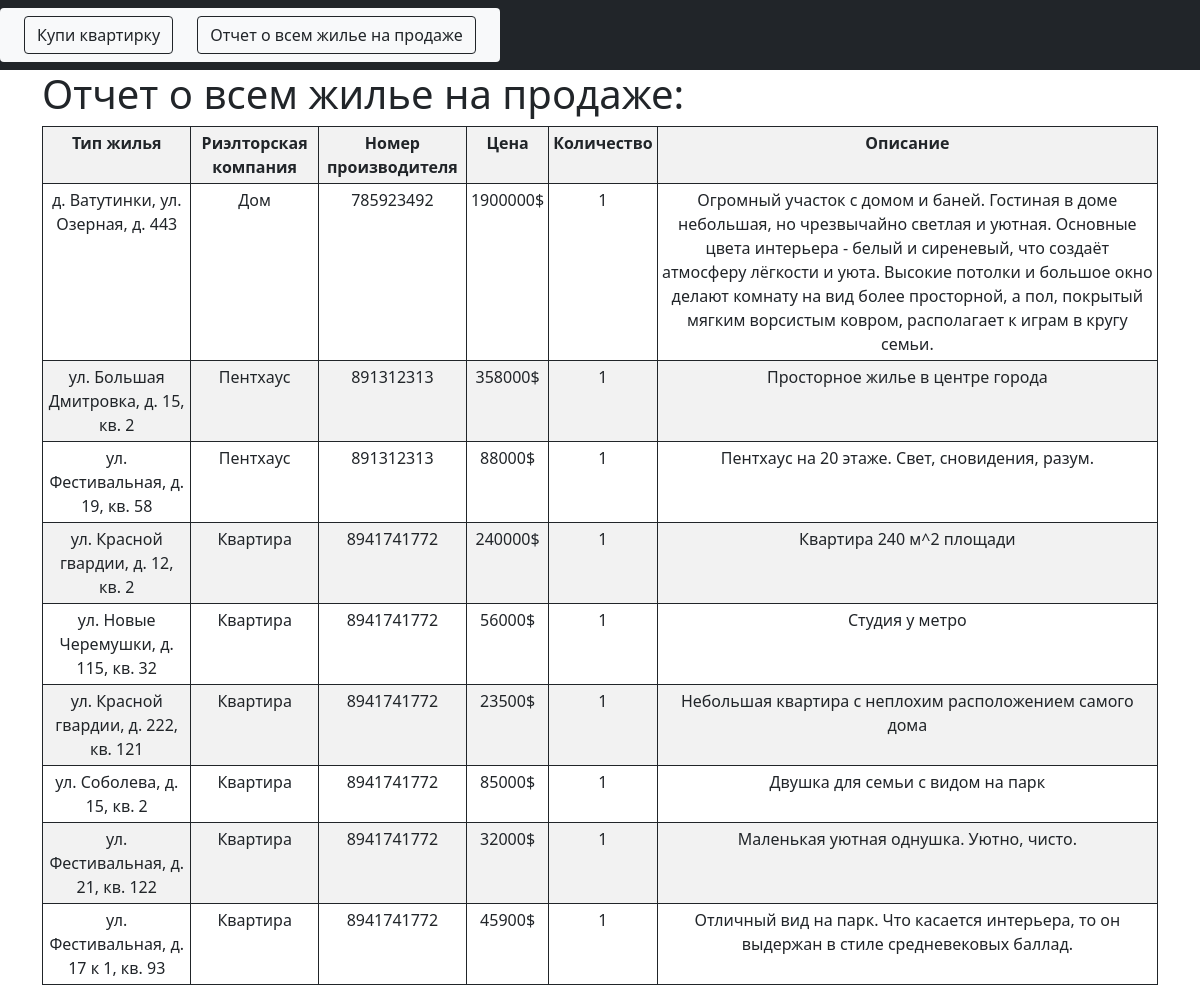
The page /report/ on the database its author committed.
### carshowroom/models.py (models this page shows, shortened)
class Car_model(models.Model):
    dealer = models.ForeignKey(Dealer, on_delete=models.CASCADE)
    name = models.CharField('Название модели',max_length=50)
    quantity = models.IntegerField('Количество' ,max_length=1000)
    price = models.IntegerField('Цена' ,max_length=100000)
    description = models.CharField('Описание' ,max_length=1000)

class Dealer(models.Model):
    name = models.CharField('Марка автомобиля' ,max_length=50)
    number = models.CharField('Контактный номер' ,max_length=50, default=1)
    suppliers= models.ManyToManyField(Supplier, blank=True)
    def __str__(self):
        return self.name

### carshowroom/views.py (the view)
# urls.py: path('report/',views.report, name = "report"),
def report(request):
    auto = Car_model.objects.all().select_related('dealer')
    dealers = Dealer.objects.all()
    dealersstr = []
    for d in dealers:
        dealersstr.append(d)
    order = {key: i for i, key in enumerate(dealersstr)}
    auto_model = sorted(auto, key=lambda auto: order.get(auto.dealer, 0))
    return render(request, 'carshowroom/view.html',{'auto_model': auto_model})

### carshowroom/templates/carshowroom/view.html (shortened to what this page needs)
{% extends 'carshowroom/base.html' %}
{% block content %}
<div class ="container">
    <h1>Отчет о всем жилье на продаже: {{ header }}</h1>
    {% if auto_model %}
        <table class="table table-hover table-striped table-bordered border-dark table-sm mx-auto">
            <tr class="text-center "><th>Тип жилья</th><th>Риэлторская компания</th><th>Номер производителя</th><th>Цена</th><th>Количество</th><th>Описание</th></tr>
            {% for model in auto_model %}
                <tr class="text-center"><td>{{ model.name }}</td><td>{{ model.dealer }}</td><td>{{ model.dealer.number }}</td><td>{{ model.price }}$</td>
                <td>{{ model.quantity }}</td><td>{{ model.description }}</td></tr>
            {% endfor %}
        </table>
    {% else %}
        <p>Database is empty.</p>
    {% endif %}
</div>
{% endblock %}

### rows shown on the page
Car_model: name "д. Ватутинки, ул. Озерная, д. 443", dealer "Дом", dealer.number "785923492", price "1900000", quantity "1", description "Огромный участок с домом и баней. Гостиная в доме небольшая, но чрезвычайно светлая и уютная. Основные цвета интерьера - белый и сиреневый, что создаёт атмосферу лёгкости и уюта. Высокие потолки и большое окно делают комнату на вид более просторной, а пол, покрытый мягким ворсистым ковром, располагает к играм в кругу семьи."
Car_model: name "ул. Большая Дмитровка, д. 15, кв. 2", dealer "Пентхаус", dealer.number "891312313", price "358000", quantity "1", description "Просторное жилье в центре города"
Car_model: name "ул. Фестивальная, д. 19, кв. 58", dealer "Пентхаус", dealer.number "891312313", price "88000", quantity "1", description "Пентхаус на 20 этаже. Свет, сновидения, разум."
Car_model: name "ул. Красной гвардии, д. 12, кв. 2", dealer "Квартира", dealer.number "8941741772", price "240000", quantity "1", description "Квартира 240 м^2 площади"
Car_model: name "ул. Новые Черемушки, д. 115, кв. 32", dealer "Квартира", dealer.number "8941741772", price "56000", quantity "1", description "Студия у метро"
Car_model: name "ул. Красной гвардии, д. 222, кв. 121", dealer "Квартира", dealer.number "8941741772", price "23500", quantity "1", description "Небольшая квартира с неплохим расположением самого дома"
Car_model: name "ул. Соболева, д. 15, кв. 2", dealer "Квартира", dealer.number "8941741772", price "85000", quantity "1", description "Двушка для семьи с видом на парк"
Car_model: name "ул. Фестивальная, д. 21, кв. 122", dealer "Квартира", dealer.number "8941741772", price "32000", quantity "1", description "Маленькая уютная однушка. Уютно, чисто."
Car_model: name "ул. Фестивальная, д. 17 к 1, кв. 93", dealer "Квартира", dealer.number "8941741772", price "45900", quantity "1", description "Отличный вид на парк. Что касается интерьера, то он выдержан в стиле средневековых баллад."
